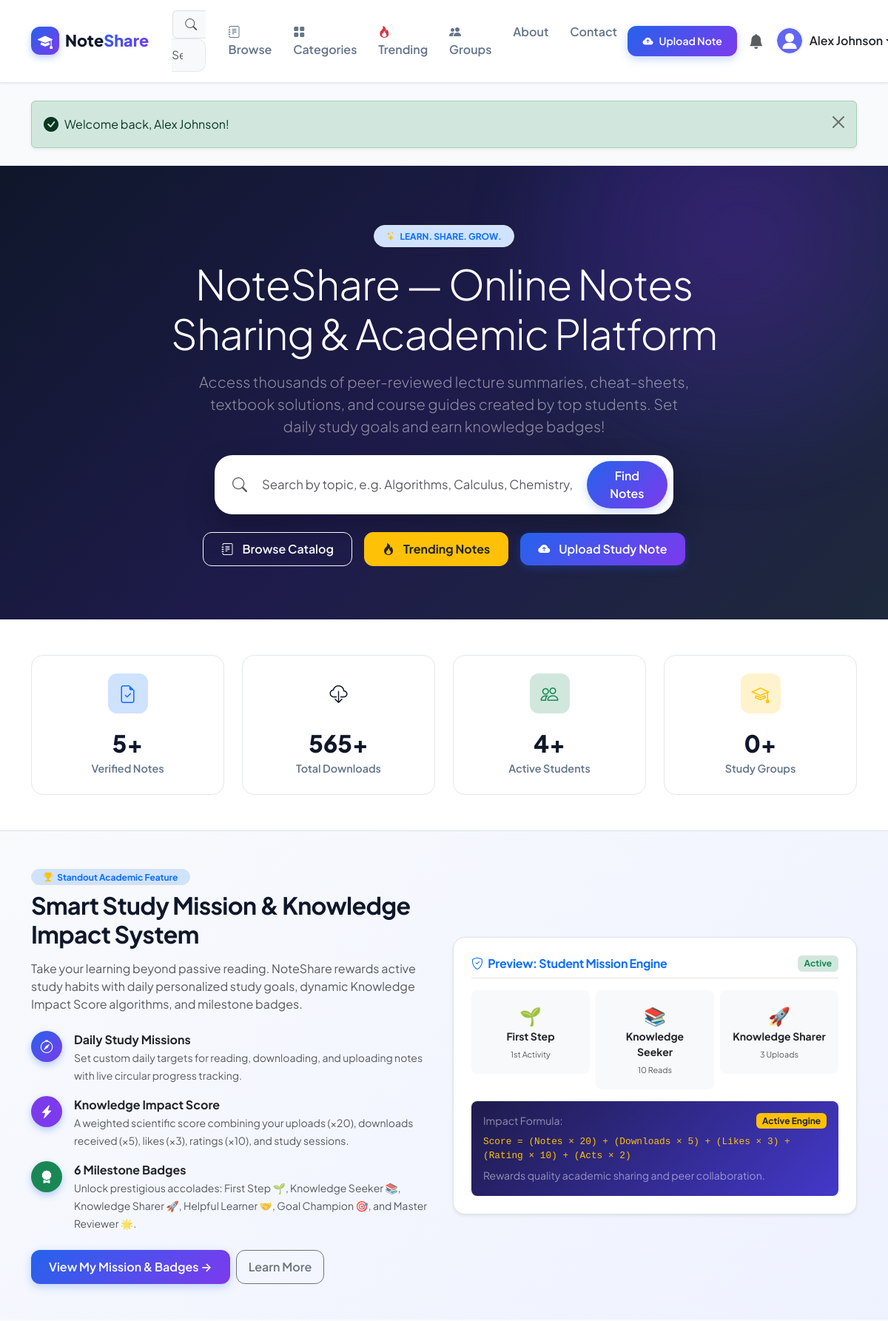
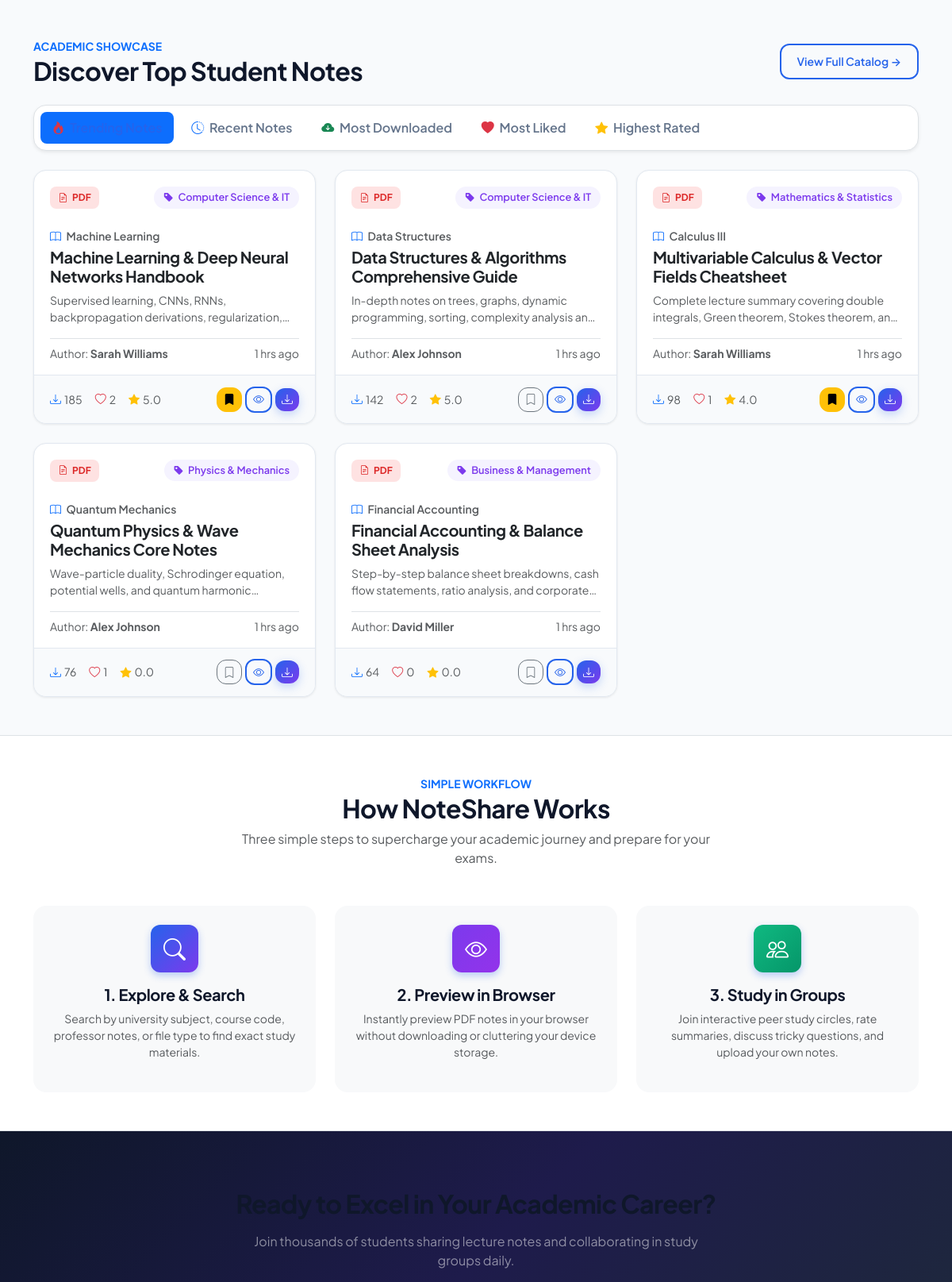
The app's page /online-notes-sharing/index.php (signed in, upper part) with its own data (2 pictures, top to bottom).
### tables this page shows
CREATE TABLE IF NOT EXISTS `users` (
    `id` INT AUTO_INCREMENT PRIMARY KEY,
    `name` VARCHAR(100) NOT NULL,
    `email` VARCHAR(150) NOT NULL UNIQUE,
    `password` VARCHAR(255) NOT NULL,
    `profile_image` VARCHAR(255) DEFAULT 'default_avatar.png',
    `bio` TEXT DEFAULT NULL,
    `role` ENUM('user', 'admin') DEFAULT 'user',
    `status` ENUM('active', 'blocked') DEFAULT 'active',
    `created_at` TIMESTAMP DEFAULT CURRENT_TIMESTAMP,
    INDEX `idx_users_email` (`email`),
    INDEX `idx_users_role` (`role`),
    INDEX `idx_users_status` (`status`)
);

CREATE TABLE IF NOT EXISTS `notes` (
    `id` INT AUTO_INCREMENT PRIMARY KEY,
    `user_id` INT NOT NULL,
    `category_id` INT NOT NULL,
    `title` VARCHAR(255) NOT NULL,
    `description` TEXT,
    `subject` VARCHAR(150) NOT NULL,
    `keywords` VARCHAR(255) DEFAULT '',
    `file_name` VARCHAR(255) NOT NULL,
    `file_path` VARCHAR(255) NOT NULL,
    `file_type` VARCHAR(50) NOT NULL,
    `file_size` INT NOT NULL DEFAULT 0,
    `downloads` INT NOT NULL DEFAULT 0,
    `views` INT NOT NULL DEFAULT 0,
    `status` ENUM('approved', 'pending', 'rejected') DEFAULT 'approved',
    `created_at` TIMESTAMP DEFAULT CURRENT_TIMESTAMP,
    `updated_at` TIMESTAMP DEFAULT CURRENT_TIMESTAMP ON UPDATE CURRENT_TIMESTAMP,
    FOREIGN KEY (`user_id`) REFERENCES `users`(`id`) ON DELETE CASCADE,
    FOREIGN KEY (`category_id`) REFERENCES `categories`(`id`) ON DELETE CASCADE,
    INDEX `idx_notes_user` (`user_id`),
    INDEX `idx_notes_category` (`category_id`),
    INDEX `idx_notes_subject` (`subject`),
    INDEX `idx_notes_status` (`status`),
    INDEX `idx_notes_downloads` (`downloads`),
    INDEX `idx_notes_views` (`views`),
    INDEX `idx_notes_created` (`created_at`)
);

CREATE TABLE IF NOT EXISTS `categories` (
    `id` INT AUTO_INCREMENT PRIMARY KEY,
    `name` VARCHAR(100) NOT NULL UNIQUE,
    `description` TEXT,
    `icon` VARCHAR(50) DEFAULT 'bi-folder',
    `created_at` TIMESTAMP DEFAULT CURRENT_TIMESTAMP,
    INDEX `idx_categories_name` (`name`)
);

### online-notes-sharing/index.php (the view, shortened to what the rows shown need)
<?php
require_once __DIR__ . '/includes/auth.php';
$current_user_id = is_logged_in() ? (int)$_SESSION['user_id'] : 0;
function fetch_curated_notes(string $order_by, int $limit = 6): array {
    global $pdo, $current_user_id;
    try {
        $sql = "SELECT
                    n.id, n.title, n.subject, n.description, n.file_name, n.file_size,
                    n.downloads, n.views, n.created_at,
                    c.name AS category_name,
                    u.name AS author_name,
                    COUNT(DISTINCT l.id) AS likes_count,
                    COALESCE(AVG(r.rating), 0) AS avg_rating,
                    COUNT(DISTINCT r.id) AS ratings_count,
                    (SELECT COUNT(*) FROM saved_notes sn WHERE sn.note_id = n.id AND sn.user_id = :uid) AS is_saved,
                    ((n.downloads * 3) + (COUNT(DISTINCT l.id) * 2) + (n.views * 1) + (COALESCE(AVG(r.rating), 0) * 5)) AS trending_score
                FROM notes n
                JOIN categories c ON n.category_id = c.id
                JOIN users u ON n.user_id = u.id
                LEFT JOIN likes l ON n.id = l.note_id
                LEFT JOIN ratings r ON n.id = r.note_id
                WHERE n.status = 'approved'
                GROUP BY n.id
                ORDER BY {$order_by}
                LIMIT {$limit}";
        $stmt = $pdo->prepare($sql);
        $stmt->execute([':uid' => $current_user_id]);
        return $stmt->fetchAll();
    } catch (PDOException $e) {
        error_log("Curated notes query error: " . $e->getMessage());
        return [];
    }
}
$trending_notes   = fetch_curated_notes("trending_score DESC, n.created_at DESC", 6);
$recent_notes     = fetch_curated_notes("n.created_at DESC", 6);
$downloaded_notes = fetch_curated_notes("n.downloads DESC, n.created_at DESC", 6);
$liked_notes      = fetch_curated_notes("likes_count DESC, n.created_at DESC", 6);
$rated_notes      = fetch_curated_notes("avg_rating DESC, ratings_count DESC", 6);
require_once __DIR__ . '/includes/header.php';
?>
<section class="hero-section text-center">
    <div class="container position-relative" style="z-index: 2;">
        <div class="row justify-content-center">
            <div class="col-lg-9">
                <h1 class="display-4 fw-extrabold text-white mb-3">
                    NoteShare — Online Notes <br class="d-none d-md-block">Sharing & Academic Platform
                </h1>
            </div>
        </div>
    </div>
</section>
<section class="py-5" style="background: linear-gradient(135deg, #f8fafc 0%, #eef2ff 100%);">
    <div class="container">
        <div class="row align-items-center g-4">
            <div class="col-lg-6">
                <h2 class="fw-bold mb-3">Smart Study Mission & Knowledge Impact System</h2>
            </div>
        </div>
    </div>
</section>
<section class="py-5">
    <div class="container">
        <div class="d-flex flex-column flex-md-row align-items-md-center justify-content-between gap-3 mb-4">
            <div>
                <h2 class="fw-bold mb-0">Discover Top Student Notes</h2>
            </div>
        </div>
        <div class="tab-content" id="curatedTabsContent">
            <?php
            $collections = [
                'pane-trending'   => [$trending_notes, 'show active', true],
                'pane-recent'     => [$recent_notes, '', false],
                'pane-downloaded' => [$downloaded_notes, '', false],
                'pane-liked'      => [$liked_notes, '', false],
                'pane-rated'      => [$rated_notes, '', false]
            ];
            foreach ($collections as $pane_id => [$list, $active_cls, $is_trend]):
            ?>
                <div class="tab-pane fade <?= $active_cls ?>" id="<?= $pane_id ?>" role="tabpanel">
                    <div class="row g-4">
                        <?php foreach ($list as $n): ?>
                            <?php
                                $ext = strtolower(pathinfo($n['file_name'], PATHINFO_EXTENSION));
                                $badge_class = 'file-badge-' . ($ext ?: 'txt');
                            ?>
                            <div class="col-lg-4 col-md-6">
                                <div class="edu-card">
                                    <div class="edu-card-header">
                                        <span class="file-badge <?= $badge_class ?>">
                                            <i class="bi bi-file-earmark-text"></i> <?= strtoupper($ext) ?>
                                        </span>
                                        <span class="category-pill">
                                            <i class="bi bi-tag-fill"></i> <?= htmlspecialchars($n['category_name']) ?>
                                        </span>
                                    </div>
                                    <div class="edu-card-body">
                                        <div class="text-muted small fw-semibold mb-1">
                                            <i class="bi bi-book text-primary me-1"></i> <?= htmlspecialchars($n['subject']) ?>
                                        </div>
                                        <h5 class="fw-bold mb-2">
                                            <a href="note.php?id=<?= $n['id'] ?>" class="text-dark text-decoration-none">
                                                <?= htmlspecialchars($n['title']) ?>
                                            </a>
                                        </h5>
                                        <p class="text-muted small mb-3 text-truncate-2" style="display: -webkit-box; -webkit-line-clamp: 2; -webkit-box-orient: vertical; overflow: hidden; height: 42px;">
                                            <?= htmlspecialchars($n['description'] ?: 'Curated study document with formulas and examples.') ?>
                                        </p>
                                        <div class="d-flex align-items-center justify-content-between pt-2 border-top small text-muted">
                                            <span>Author: <strong><?= htmlspecialchars($n['author_name']) ?></strong></span>
                                            <span><?= time_ago($n['created_at']) ?></span>
                                        </div>
                                    </div>
                                    <div class="edu-card-footer">
                                        <div class="d-flex align-items-center gap-3 small text-muted">
                                            <span><i class="bi bi-download text-primary me-1"></i><?= $n['downloads'] ?></span>
                                            <span><i class="bi bi-heart text-danger me-1"></i><span class="like-count"><?= $n['likes_count'] ?></span></span>
                                            <span><i class="bi bi-star-fill text-warning me-1"></i><?= number_format($n['avg_rating'], 1) ?></span>
                                        </div>
                                        <div class="d-flex align-items-center gap-1">
                                            <button class="btn btn-sm <?= !empty($n['is_saved']) ? 'btn-warning' : 'btn-outline-secondary' ?> btn-save-note p-1 px-2" data-note-id="<?= $n['id'] ?>" title="Save Note">
                                                <i class="bi <?= !empty($n['is_saved']) ? 'bi-bookmark-fill' : 'bi-bookmark' ?>"></i>
                                            </button>
                                            <a href="note.php?id=<?= $n['id'] ?>" class="btn btn-sm btn-outline-primary p-1 px-2">
                                                <i class="bi bi-eye"></i>
                                            </a>
                                            <a href="download.php?id=<?= $n['id'] ?>" class="btn btn-sm btn-primary p-1 px-2">
                                                <i class="bi bi-download"></i>
                                            </a>
                                        </div>
                                    </div>
                                </div>
                            </div>
                        <?php endforeach; ?>
                    </div>
                </div>
            <?php endforeach; ?>
        </div>
    </div>
</section>
<section class="py-5 bg-white border-top border-bottom">
    <div class="container text-center">
        <div class="mb-5" style="max-width: 640px; margin: 0 auto;">
            <h2 class="fw-bold">How NoteShare Works</h2>
        </div>
    </div>
</section>
<section class="py-5" style="background: var(--hero-gradient);">
    <div class="container text-center py-4 text-white">
        <h2 class="fw-bold mb-3">Ready to Excel in Your Academic Career?</h2>
    </div>
</section>
<?php require_once __DIR__ . '/includes/footer.php'; ?>

### online-notes-sharing/includes/navbar.php (shortened to what the rows shown need)
<nav class="navbar navbar-expand-lg navbar-custom">
    <div class="container">
        <div class="collapse navbar-collapse" id="navbarMain">
            <div class="d-flex align-items-center gap-2 mt-2 mt-lg-0">
                <?php if (is_logged_in() && $user): ?>
                    <a href="upload_note.php" class="btn btn-sm btn-primary text-nowrap">
                        <i class="bi bi-cloud-arrow-up-fill"></i> Upload Note
                    </a>
                    <a href="notifications.php" class="btn btn-sm btn-outline-secondary position-relative border-0 rounded-circle p-2" title="Notifications">
                        <i class="bi bi-bell-fill fs-5 text-muted"></i>
                    </a>
                    <div class="dropdown">
                        <a href="#" class="d-flex align-items-center text-decoration-none dropdown-toggle text-dark" id="userDropdown" data-bs-toggle="dropdown" aria-expanded="false">
                            <img src="uploads/avatars/default_avatar.svg" alt="Avatar" class="avatar-img me-2">
                            <span class="fw-semibold d-none d-md-inline"><?= htmlspecialchars($user['name']) ?></span>
                        </a>
                    </div>
                <?php endif; ?>
            </div>
        </div>
    </div>
</nav>

### records on screen
users: name "Alex Johnson"
notes: file_name "PDF", category.name "Computer Science & IT", subject "Machine Learning", title "Machine Learning & Deep Neural Networks Handbook", description "Supervised learning, CNNs, RNNs, backpropagation derivations,…", user.name "Sarah Williams", created_at "1 hrs ago", downloads "185", likes_count "2", avg_rating "5.0"
notes: file_name "PDF", category.name "Computer Science & IT", subject "Data Structures", title "Data Structures & Algorithms Comprehensive Guide", description "In-depth notes on trees, graphs, dynamic programming, sorting, complexity analysis…", user.name "Alex Johnson", created_at "1 hrs ago", downloads "142", likes_count "2", avg_rating "5.0"
notes: file_name "PDF", category.name "Mathematics & Statistics", subject "Calculus III", title "Multivariable Calculus & Vector Fields Cheatsheet", description "Complete lecture summary covering double integrals, Green theorem, Stokes theorem,…", user.name "Sarah Williams", created_at "1 hrs ago", downloads "98", likes_count "1", avg_rating "4.0"
notes: file_name "PDF", category.name "Physics & Mechanics", subject "Quantum Mechanics", title "Quantum Physics & Wave Mechanics Core Notes", description "Wave-particle duality, Schrodinger equation, potential wells, and quantum…", user.name "Alex Johnson", created_at "1 hrs ago", downloads "76", likes_count "1", avg_rating "0.0"
notes: file_name "PDF", category.name "Business & Management", subject "Financial Accounting", title "Financial Accounting & Balance Sheet Analysis", description "Step-by-step balance sheet breakdowns, cash flow statements, ratio analysis, and…", user.name "David Miller", created_at "1 hrs ago", downloads "64", likes_count "0", avg_rating "0.0"

### other values on screen
$msg "Welcome back, Alex Johnson!"
$stats['notes'] "5"
$stats['downloads'] "565"
$stats['users'] "4"
$stats['groups'] "0"
